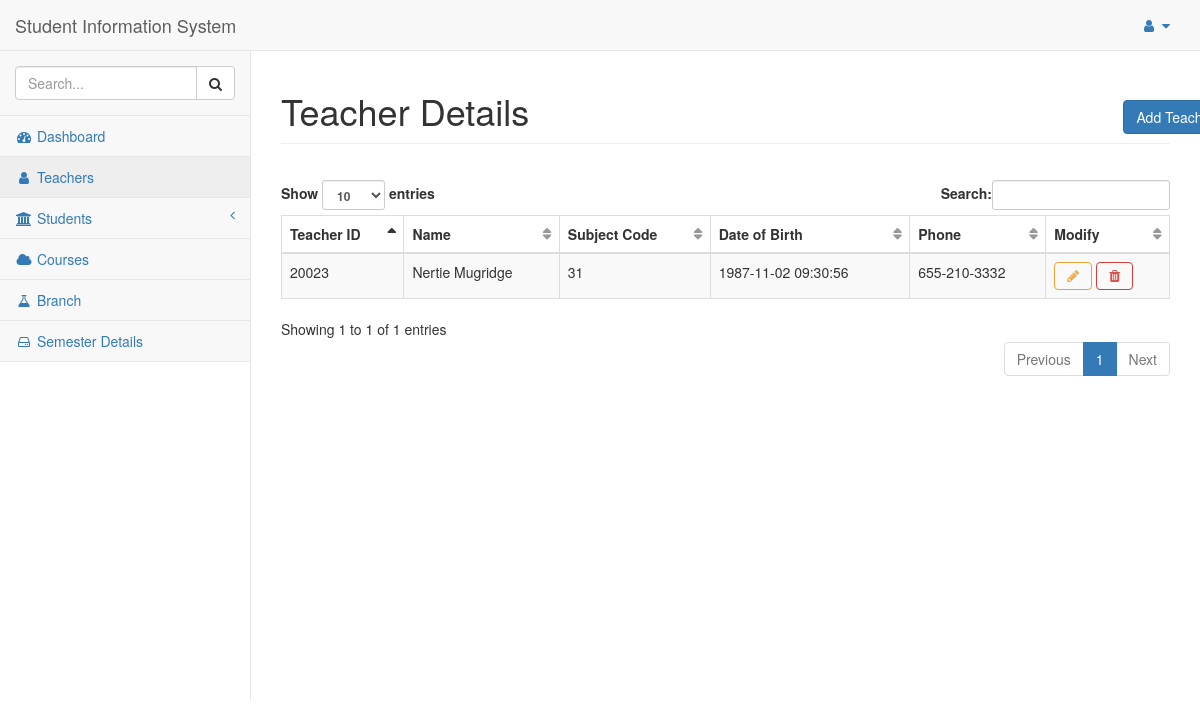
Page /teachers on the earlier database version.
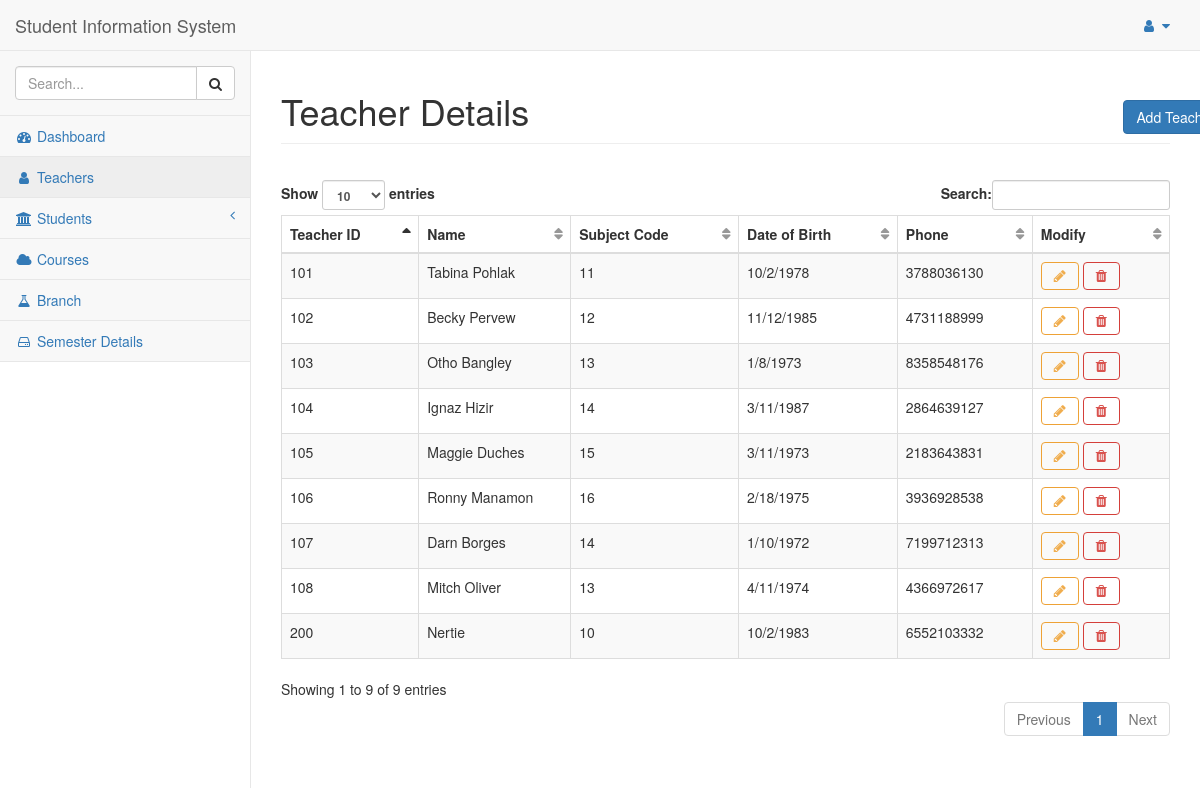
Same page on the later database version.
### tables this page shows
CREATE TABLE Teacher
(
 teacher_id    integer NOT NULL ,
 sub_code      integer NOT NULL ,
 teacher_name  text NOT NULL ,
 phone         numeric NOT NULL ,
 date_of_birth date NOT NULL ,
 password      text NOT NULL ,
PRIMARY KEY (teacher_id, sub_code),
FOREIGN KEY (sub_code) REFERENCES Subject(sub_code) ON DELETE CASCADE ON UPDATE CASCADE
);

### flaskapp.py (the view)
@app.route('/teachers')
def teachers():
    global ID
    teacher_list = query_db("SELECT * FROM TEACHER", [])
    return render_template("/teachers_info.html", id=ID,
                           teacher_list=teacher_list)

### flaskapp.py (called while the page is built)
def get_db():
    db = getattr(g, '_database', None)
    if db is None:
        db = g._database = sqlite3.connect(DATABASE)
        db.create_function('avg', 3, average)
        db.row_factory = sqlite3.Row
    return db

def query_db(query: object, args: object,
             one: object = False) -> object:
    cur = get_db().execute(query, args)
    rv = cur.fetchall()
    cur.close()
    return (rv[0] if rv else None) if one else rv

@app.teardown_appcontext
def close_connection(exception):
    db = getattr(g, '_database', None)
    if db is not None:
        db.close()

### templates/teachers_info.html
{% extends "base.html" %}
{% block title %}
  <div class="row">
    <div class="col-lg-11">
      Teacher Details
    </div>
    <div class="col-lg-1">
      <button class="btn btn-primary btn-xl"  onclick="window.location.href='/add/teacher'">Add Teacher</button>
    </div>
  </div>
{% endblock %}
{% block content %}
  <div class="row" style="align-content: center; padding-bottom: 16px;">
  </div>
  <table class="table table-striped table-bordered table-hover dataTable no-footer dtr-inline collapsed" style="width: 100%;" id="dataTables">
    <thead>
      <tr>
        <th scope="col">Teacher ID</th>
        <th scope="col">Name</th>
        <th scope="col">Subject Code</th>
        <th scope="col">Date of Birth</th>
        <th scope="col">Phone</th>
        <th scope="col">Modify</th>
      </tr>
    </thead>
    {% for teacher in teacher_list: %}
      <tr>
        <td>{{ teacher["teacher_id"] }}</td>
        <td>{{ teacher["teacher_name"] }}</td>
        <td>{{ teacher["sub_code"] }}</td>
        <td>{{ teacher["date_of_birth"] }}</td>
        <td>{{ teacher["phone"] }}</td>
        <td>
          <button type="button" class="btn btn-outline btn-warning fa fa-pencil" onclick="window.location.href='/modify/teacher/{{ teacher['teacher_id'] }}'"></button>
          <button type="button" class="btn btn-outline btn-danger fa fa-trash" onclick="window.location.href='/delete/teacher/{{ teacher['teacher_id'] }}'"></button>
        </td>
      </tr>
    {% endfor %}
  </table>
  <div id="placeholder" style="width:600px;height:300px"></div>
{% endblock %}

### templates/base.html (shortened to what this page needs)
<!DOCTYPE html>
<html lang="en">
  <head>
    <link href="{{ url_for('static', filename='vendor/bootstrap/css/bootstrap.min.css') }}" rel="stylesheet">
    <link href="{{ url_for('static', filename='vendor/metisMenu/metisMenu.min.css') }}" rel="stylesheet">
    <link href="{{ url_for('static', filename='dist/css/sb-admin-2.css') }}" rel="stylesheet">
    <link href="{{ url_for('static', filename='vendor/morrisjs/morris.css') }}" rel="stylesheet">
    <link rel="stylesheet" href="https://stackpath.bootstrapcdn.com/font-awesome/4.7.0/css/font-awesome.min.css">
  </head>
  <body>
    <div id="wrapper">
      <nav class="navbar navbar-default navbar-static-top" role="navigation" style="margin-bottom: 0">
        <div class="navbar-header">
          <a class="navbar-brand" href="/">Student Information System</a>
        </div>
        <ul class="nav navbar-top-links navbar-right">
          <li class="dropdown">
            <a class="dropdown-toggle" data-toggle="dropdown" href="#">
              <i class="fa fa-user fa-fw"></i> <i class="fa fa-caret-down"></i>
            </a>
      </li>
    </ul>
    <div class="navbar-default sidebar" role="navigation">
      <div class="sidebar-nav navbar-collapse">
        <ul class="nav" id="side-menu">
          <li class="sidebar-search">
            <div class="input-group custom-search-form">
              <input type="text" class="form-control" placeholder="Search...">
              <span class="input-group-btn">
                <button class="btn btn-default" type="button">
                <i class="fa fa-search"></i>
                </button>
              </span>
            </div>
          </li>
          <li>
            <a href="/"><i class="fa fa-dashboard fa-fw"></i> Dashboard</a>
          </li>
          <li>
            <a href="/teachers"><i class="fa fa-user fa-fw"></i> Teachers</a>
          </li>
          <li>
            <a href="#"><i class="fa fa-institution fa-fw"></i> Students<span class="fa arrow"></span></a>
          </li>
          <li>
            <a href="/courses"><i class="fa fa-cloud fa-fw"></i> Courses</a>
          </li>
          <li>
            <a href="/branch"><i class="fa fa-flask fa-fw"></i> Branch</a>
          </li>
          <li>
            <a href="/semester"><i class="fa fa-hdd-o fa-fw"></i> Semester Details</a>
          </li>
        </div>
      </nav>
      <div id="page-wrapper">
        <div class="row">
          <div class="col-lg-12">
            <h1 class="page-header">
            {% block title %}{% endblock %}
            </h1>
          </div>
        </div>
        {% block content %}{% endblock content %}
      </div>
    </body>
  </html>

Differences in the rows shown:
changed Teacher: teacher_id "20023" → "200"; teacher_name "Nertie Mugridge" → "Nertie"; sub_code "31" → "10"; date_of_birth "1987-11-02 09:30:56" → "10/2/1983"; phone "655-210-3332" → "6552103332"
added Teacher: teacher_id "101", teacher_name "Tabina Pohlak", sub_code "11", date_of_birth "10/2/1978", phone "3788036130"
added Teacher: teacher_id "102", teacher_name "Becky Pervew", sub_code "12", date_of_birth "11/12/1985", phone "4731188999"
added Teacher: teacher_id "103", teacher_name "Otho Bangley", sub_code "13", date_of_birth "1/8/1973", phone "8358548176"
added Teacher: teacher_id "104", teacher_name "Ignaz Hizir", sub_code "14", date_of_birth "3/11/1987", phone "2864639127"
added Teacher: teacher_id "105", teacher_name "Maggie Duches", sub_code "15", date_of_birth "3/11/1973", phone "2183643831"
added Teacher: teacher_id "106", teacher_name "Ronny Manamon", sub_code "16", date_of_birth "2/18/1975", phone "3936928538"
added Teacher: teacher_id "107", teacher_name "Darn Borges", sub_code "14", date_of_birth "1/10/1972", phone "7199712313"
added Teacher: teacher_id "108", teacher_name "Mitch Oliver", sub_code "13", date_of_birth "4/11/1974", phone "4366972617"
Other differences:
text written by a page script: "Show entries Search: Showing 1 to 1 of 1 entries Previous 1 Next" → "Show entries Search: Showing 1 to 9 of 9 entries Previous 1 Next"
